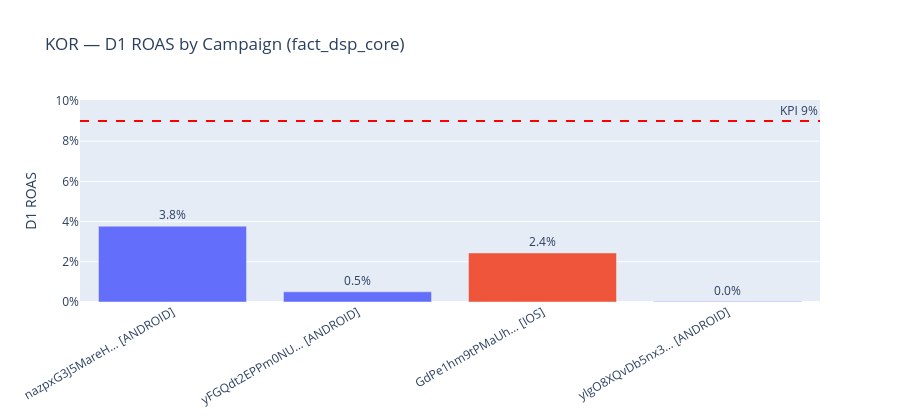

The notebook cell saved with this chart:
### Markdown cell above
### 2c — D1 ROAS Decomposition by Campaign (KOR)

```
D1 ROAS  =  D1 I2P  ×  D1 ARPPU  /  CPI
```

**Part 1** — Campaign-level D1 ROAS from `fact_dsp_core` (covers both iOS + Android)  
**Part 2** — D1 I2P × ARPPU from `cv` (Android only)  
⚠️ **iOS `install` events absent from cv** (confirmed via BQ — 0 rows for iOS bundle). iOS users are not sending install postbacks to the cv pipeline for this title. Part 1 covers both OS; Part 2 is Android-only.

### Code cell
# 2c Part 1 — Campaign-level D1 ROAS breakdown from fact_dsp_core (iOS + Android)
# fact_dsp_core has revenue_d1 directly — use this as primary decomposition
q_roas_camp = f"""
SELECT
  campaign_id,
  campaign.os                                              AS os,
  campaign.goal                                            AS goal,
  SUM(gross_spend_usd)                                     AS spend,
  SUM(installs)                                            AS installs,
  SAFE_DIVIDE(SUM(gross_spend_usd), SUM(installs))         AS cpi,
  SUM(revenue_d1)                                          AS d1_revenue,
  SAFE_DIVIDE(SUM(revenue_d1), SUM(gross_spend_usd))       AS roas_d1,
  SAFE_DIVIDE(SUM(revenue_d7), SUM(gross_spend_usd))       AS roas_d7
FROM `moloco-ae-view.athena.fact_dsp_core`
WHERE product.app_market_bundle IN {BUNDLE_SQL}
  AND campaign.country = '{KOR}'
  AND date_utc >= DATE_SUB(DATE('{ANALYSIS_DATE}'), INTERVAL {RECENT_DAYS} DAY)
GROUP BY 1, 2, 3
HAVING SUM(gross_spend_usd) > 0
ORDER BY spend DESC
"""
df_roas_camp = run_query(q_roas_camp, 'D1 ROAS by campaign (KOR)')
display(
    df_roas_camp.style
    .format({'spend': '${:,.0f}', 'installs': '{:,.0f}', 'cpi': '${:.2f}',
              'd1_revenue': '${:,.0f}', 'roas_d1': '{:.1%}', 'roas_d7': '{:.1%}'},
             na_rep='—')
    .background_gradient(subset=['roas_d1'], cmap='RdYlGn', vmin=0, vmax=ROAS_D1_TARGET * 2)
    .apply(lambda row: ['font-weight: bold' if row['os'] == 'IOS' else '' for _ in row], axis=1)
)

# Bar chart: D1 ROAS by campaign with KPI line
labels = df_roas_camp['campaign_id'].str[:14] + '… [' + df_roas_camp['os'] + ']'
fig = go.Figure()
colors = df_roas_camp['os'].map({'ANDROID': '#636EFA', 'IOS': '#EF553B'})
fig.add_bar(x=labels, y=df_roas_camp['roas_d1'],
            marker_color=colors,
            text=df_roas_camp['roas_d1'].apply(lambda v: f'{v:.1%}' if pd.notna(v) else '—'),
            textposition='outside')
fig.add_hline(y=ROAS_D1_TARGET, line_dash='dash', line_color='red',
              annotation_text=f'KPI {ROAS_D1_TARGET:.0%}')
fig.update_layout(height=420, xaxis_tickangle=-30,
    title='KOR — D1 ROAS by Campaign (fact_dsp_core)',
    yaxis_title='D1 ROAS', yaxis_tickformat='.0%')
fig.show()

### Figure 1 — Plotly figure (JSON) as saved in the notebook; plotly's stock layout.template omitted (floating-point values rounded to 4 significant figures)
{"data": [{"marker": {"color": ["#636EFA", "#636EFA", "#EF553B", "#636EFA"]}, "text": ["3.8%", "0.5%", "2.4%", "0.0%"], "textposition": "outside", "type": "bar", "x": ["nazpxG3J5MareH… [ANDROID]", "yFGQdt2EPPm0NU… [ANDROID]", "GdPe1hm9tPMaUh… [IOS]", "ylgO8XQvDb5nx3… [ANDROID]"], "y": [0.0377, 0.005078, 0.0244, 0.0001866]}], "layout": {"annotations": [{"showarrow": false, "text": "KPI 9%", "x": 1, "xanchor": "right", "xref": "x domain", "y": 0.09, "yanchor": "bottom", "yref": "y"}], "height": 420, "shapes": [{"line": {"color": "red", "dash": "dash"}, "type": "line", "x0": 0, "x1": 1, "xref": "x domain", "y0": 0.09, "y1": 0.09, "yref": "y"}], "title": {"text": "KOR — D1 ROAS by Campaign (fact_dsp_core)"}, "xaxis": {"tickangle": -30}, "yaxis": {"tickformat": ".0%", "title": {"text": "D1 ROAS"}}}}
